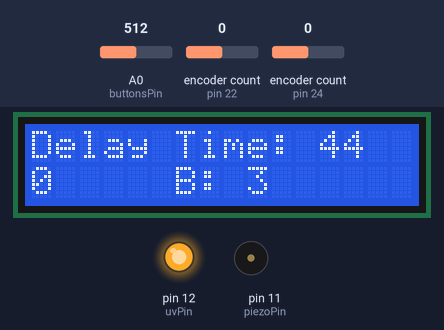
Recording of a sketch running on a simulated Arduino Mega 2560, built with avr-gcc and run on an emulated ATmega2560. Shown: 16×2 character LCD, output pins drawn as LEDs (lit = HIGH), buzzer (waves = sounding). Inputs (shaded band) come from the test bench; at power-on: encoder count (sensors on pin 22, pin 24) 0, A0 (buttonsPin) = 512.

Above: at 1.6 s.
1.7 s: encoder count (sensor on pin 22) set to 1
At 2.5 s:
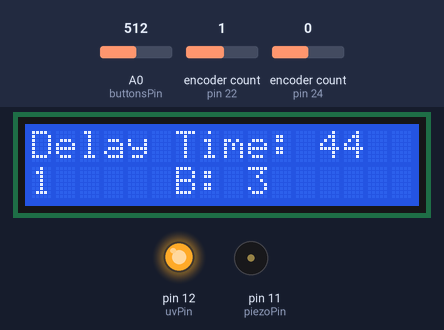
6.2 s: A0 (buttonsPin) set to 495
At 6.9 s:
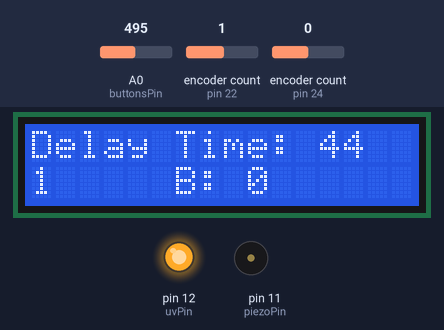
7.7 s: encoder count (sensor on pin 22) set to 2
At 8.5 s:
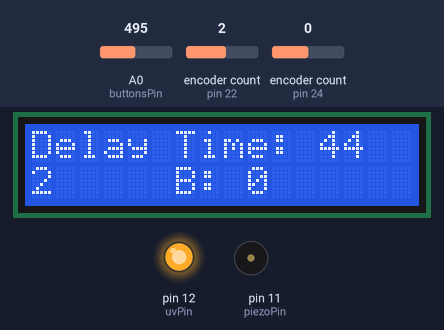
12.2 s: A0 (buttonsPin) set to 511
At 13.1 s:
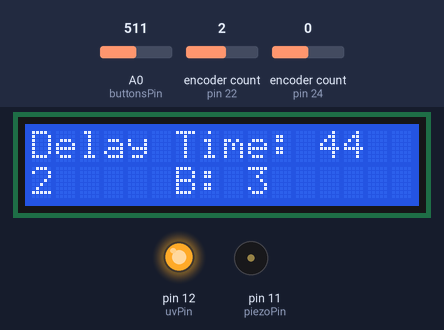
Timing chart, 0 to 14.7 s (numbered marks = the images above; inputs shaded):
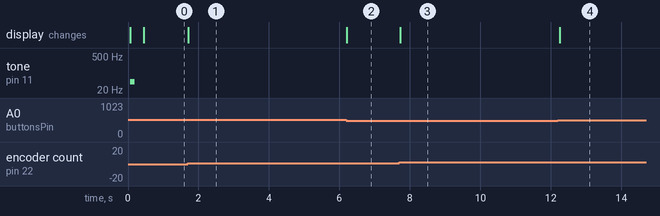

The sketch:

Ardreamoa.ino
```cpp
#include <Arduino.h>
#include <Encoder.h>
#include <LiquidCrystal.h>

int piezoPin = 11;
int buttonsPin = A0;
int uvPin = 12;

// button input as resistor ladder
int buttonsValue = 0;
int buttonsState = 0; // state 1-4 for buttons

Encoder knob1(22, 21);
Encoder knob2(24, 20);

// knob values;
int left = 0;
int right = 0;

LiquidCrystal lcd(8, 7, 5, 4, 3, 2);


unsigned long timer = 0;
int timeDelay = 44;


void setup() {
  lcd.begin(16, 2);
  lcd.setCursor(0,0);
  lcd.print("A D M O - S Y N T H ");
  lcd.setCursor(0,1);
  lcd.print(" d a n n y  <3 ");
  tone(piezoPin, 44);
  delay(125);
  noTone(piezoPin);
  delay(250);
  lcd.clear();
  pinMode(uvPin, OUTPUT);
  digitalWrite(uvPin, HIGH);
}

int notePitchCalc(int n) {
  //n is halfsteps above A4;

  //fn = f0 * (a)^n
  //fo = 440hz // which is A4 above middle C
  //a = (2)1/12 = 1.059463094359
  float a = 1.059463094359;
  return 440 * pow(a, n);
}

void getButtonInput() {
  buttonsValue = analogRead(buttonsPin);
  if(buttonsValue == 1023) {
    buttonsState = 1;
  }
  else if (buttonsValue >= 990 && buttonsValue <= 1010) {
    buttonsState = 2;
  }
  else if (buttonsValue >= 505 && buttonsValue <= 515) {
    buttonsState = 3;
  }
  else if (buttonsValue >= 5 && buttonsValue <= 10) {
    buttonsState = 4;
  }
  else {
    buttonsState = 0;
  }
  //Serial.println(buttonsValue);
}

void loop() {
  getButtonInput();
  left = knob1.read()  / 4;
  right = knob2.read()  ;

  //timeDelay = knob2.read() / 4;
  if ((millis() - timer) > timeDelay ) {

    lcd.clear();
    lcd.setCursor(0,0);
    lcd.print("Delay Time: ");
    lcd.print(timeDelay);

    lcd.setCursor(0,1);

    lcd.print(left);
    lcd.print("     B: ");
    lcd.print(buttonsState);
    timer = millis();

  }
  if(buttonsState == 4) {
    knob1.write(0);

  }

}
```

Measured:
- after the input at 1.7 s, the display: changes at once (image 1)
- after the input at 6.2 s, the display: changes at once (image 2)
- after the input at 7.7 s, the display: changes at once (image 3)
- after the input at 12.2 s, the display: changes after 0.05 s (image 4)
